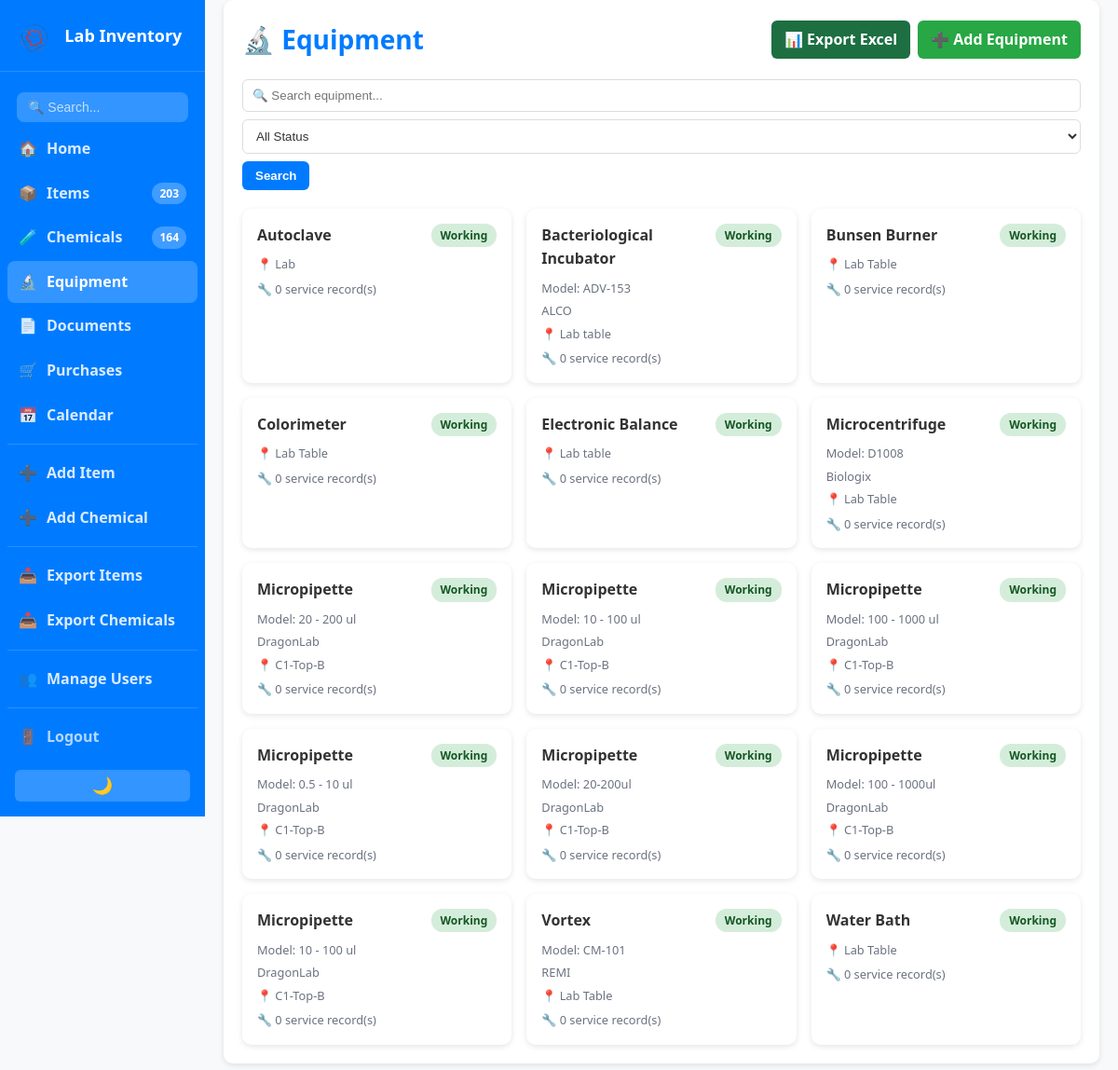
The app's page /equipment (signed in) with its own data.
### app.py (models this page shows, shortened)
class Equipment(db.Model):
    id = db.Column(db.Integer, primary_key=True)
    name = db.Column(db.String(100), nullable=False)
    model = db.Column(db.String(100))
    serial_number = db.Column(db.String(100))
    manufacturer = db.Column(db.String(100))
    location = db.Column(db.String(100))
    purchase_date = db.Column(db.String(20))
    warranty_expiry = db.Column(db.String(20))
    status = db.Column(db.String(30), default='Working')
    specs = db.Column(db.String(1000))
    notes = db.Column(db.String(500))
    service_records = db.relationship('ServiceRecord', backref='equipment', lazy=True, cascade='all, delete-orphan')

### app.py (the view, shortened to what this page needs)
@app.route('/equipment')
@login_required
def equipment():
    search = request.args.get('search', '').strip()
    status = request.args.get('status', '').strip()
    query = Equipment.query
    if status:
        query = query.filter(Equipment.status == status)
    equipments = query.order_by(Equipment.name.asc()).all()
    return render_template('equipment.html', equipments=equipments,
                           search=search, status=status)

### app.py (called while the page is built)
@login_manager.user_loader
def load_user(user_id):
    return User.query.get(int(user_id))

@app.context_processor
def inject_counts():
    try:
        item_count = Item.query.count()
        chem_count = Chemical.query.count()
    except:
        item_count = 0
        chem_count = 0
    return dict(item_count=item_count, chem_count=chem_count)

    def is_admin(self):
        return self.role == 'admin'

    def is_staff(self):
        return self.role in ['admin', 'staff']

### templates/equipment.html (shortened to what this page needs)
{% extends "base.html" %}
{% block content %}
<div style="display:flex; justify-content:space-between; align-items:center; flex-wrap:wrap; gap:10px; margin-bottom:20px;">
    <h1 class="page-title">🔬 Equipment</h1>
    <div style="display:flex; gap:8px; flex-wrap:wrap;">
        <a href="{{ url_for('export_equipment_excel') }}" class="btn" style="background:#1d6f42; align-self:flex-start;">📊 Export Excel</a>
        {% if current_user.is_authenticated and current_user.is_staff() %}
        <a href="{{ url_for('add_equipment') }}" class="btn" style="background:var(--green); align-self:flex-start;">➕ Add Equipment</a>
        {% endif %}
    </div>
</div>
<form method="GET" style="display:flex; gap:8px; flex-wrap:wrap; margin-bottom:20px;">
    <input type="text" name="search" placeholder="🔍 Search equipment..." value="{{ search }}" style="flex:1; min-width:200px;">
    <select name="status">
        <option value="">All Status</option>
    </select>
    <button type="submit" class="btn">Search</button>
</form>
{% if equipments %}
<div class="equipment-grid">
    {% for eq in equipments %}
    <a href="{{ url_for('view_equipment', eq_id=eq.id) }}" class="equipment-card">
        <div style="display:flex; justify-content:space-between; align-items:flex-start; margin-bottom:8px;">
            <h3 style="font-size:1rem; font-weight:700;">{{ eq.name }}</h3>
            <span class="eq-status eq-{{ eq.status | lower | replace(' ', '-') }}">{{ eq.status }}</span>
        </div>
        {% if eq.model %}<p class="doc-meta">Model: {{ eq.model }}</p>{% endif %}
        {% if eq.manufacturer %}<p class="doc-meta">{{ eq.manufacturer }}</p>{% endif %}
        {% if eq.location %}<p class="doc-meta">📍 {{ eq.location }}</p>{% endif %}
        <p class="doc-meta" style="margin-top:6px;">🔧 {{ eq.service_records|length }} service record(s)</p>
    </a>
    {% endfor %}
</div>
{% endif %}
{% endblock %}

### static/style.css (style rules this page uses)
:root { --blue: #007bff; --blue-dark: #0056b3; --green: #28a745; --green-dark: #218838; --red: #dc3545; --red-dark: #c82333; --text: #333; --muted: #6b7280; --bg: #f8f9fa; --card: #ffffff; --border: #ddd; --shadow: 0 2px 6px rgba(0,0,0,0.1); }
* { margin: 0; padding: 0; box-sizing: border-box; }
html, body { font-family: "Segoe UI", Tahoma, Geneva, Verdana, sans-serif; background: var(--bg); color: var(--text); line-height: 1.6; }
.page-title { font-size: 28px; font-weight: 800; color: var(--blue); }
.btn, button { display: inline-block; padding: 8px 14px; background: var(--blue); color: #fff; border: none; border-radius: 6px; text-decoration: none; font-weight: 600; cursor: pointer; transition: background .2s ease, color .2s ease, opacity .2s ease; }
input, select, textarea { width: 100%; padding: 9px 10px; border: 1px solid var(--border); border-radius: 6px; background: #fff; color: var(--text); transition: border .2s ease, box-shadow .2s ease; }
body { display: flex; min-height: 100vh; }
.doc-meta { color: var(--muted); font-size: 0.8rem; margin-top: 4px; }
.equipment-grid { display: grid; grid-template-columns: repeat(auto-fill, minmax(280px, 1fr)); gap: 16px; }
.equipment-card { background: var(--card); border-radius: 10px; box-shadow: var(--shadow); padding: 16px; text-decoration: none; color: var(--text); transition: transform 0.2s, box-shadow 0.2s; display: block; }
.eq-status { padding: 3px 10px; border-radius: 12px; font-size: 12px; font-weight: 700; }
.eq-working { background: #d4edda; color: #155724; }

### records on screen
Equipment: name "Autoclave", status "Working", location "Lab", service_records|length "0"
Equipment: name "Bacteriological Incubator", status "Working", model "ADV-153", manufacturer "ALCO", location "Lab table", service_records|length "0"
Equipment: name "Bunsen Burner", status "Working", location "Lab Table", service_records|length "0"
Equipment: name "Colorimeter", status "Working", location "Lab Table", service_records|length "0"
Equipment: name "Electronic Balance", status "Working", location "Lab table", service_records|length "0"
Equipment: name "Microcentrifuge", status "Working", model "D1008", manufacturer "Biologix", location "Lab Table", service_records|length "0"
Equipment: name "Micropipette", status "Working", model "20 - 200 ul", manufacturer "DragonLab", location "C1-Top-B", service_records|length "0"
Equipment: name "Micropipette", status "Working", model "10 - 100 ul", manufacturer "DragonLab", location "C1-Top-B", service_records|length "0"
Equipment: name "Micropipette", status "Working", model "100 - 1000 ul", manufacturer "DragonLab", location "C1-Top-B", service_records|length "0"
Equipment: name "Micropipette", status "Working", model "0.5 - 10 ul", manufacturer "DragonLab", location "C1-Top-B", service_records|length "0"
Equipment: name "Micropipette", status "Working", model "20-200ul", manufacturer "DragonLab", location "C1-Top-B", service_records|length "0"
Equipment: name "Micropipette", status "Working", model "100 - 1000ul", manufacturer "DragonLab", location "C1-Top-B", service_records|length "0"
Equipment: name "Micropipette", status "Working", model "10 - 100 ul", manufacturer "DragonLab", location "C1-Top-B", service_records|length "0"
Equipment: name "Vortex", status "Working", model "CM-101", manufacturer "REMI", location "Lab Table", service_records|length "0"
Equipment: name "Water Bath", status "Working", location "Lab Table", service_records|length "0"

### other values on screen
{{ item_count }} "203"
{{ chem_count }} "164"
